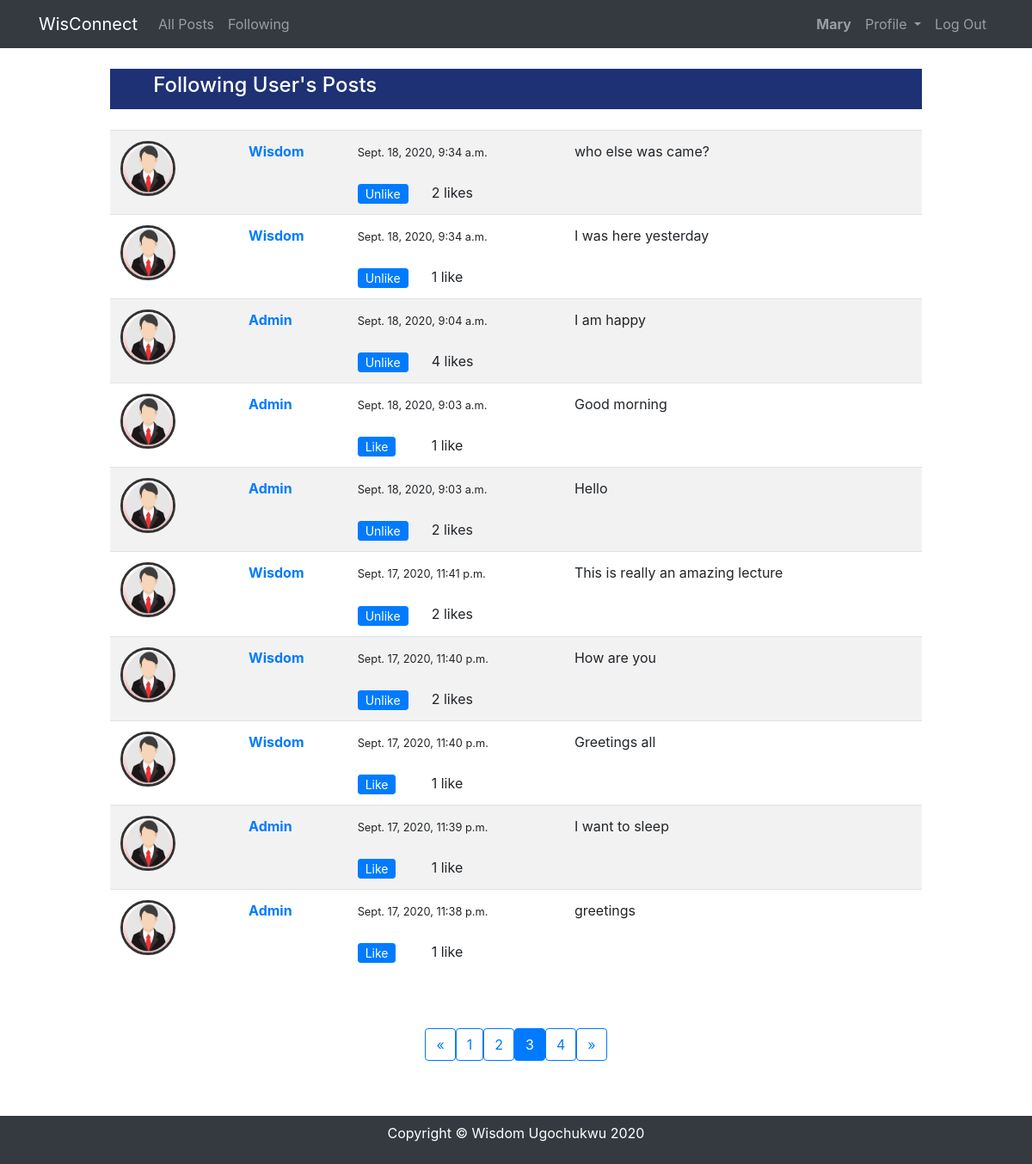
The app's page /users/following/?page=3 (signed in) with its own data.
### network/models.py (models this page shows, shortened)
class Post(models.Model):
   poster = models.ForeignKey(User, on_delete=models.CASCADE)
   body = models.TextField(blank=True, null=True)
   post_date = models.DateTimeField(auto_now_add=True)
   liked = models.ManyToManyField(User, related_name='like_post', blank = True)
   class Meta:
      ordering = ['-post_date']
   def num_likes(self):
      return self.liked.all().count()

### network/views.py (the view)
# urls.py: path("users/following/", views.users_following, name="users-following"),
def users_following(request):
   current_user = request.user
   users_followed = UserProfile.objects.filter(following=current_user.id)
   n_users_followed = users_followed.count()
   followed_users = users_followed.values_list('user_id', flat=True).order_by('id')
   posts = Post.objects.filter(poster__in=followed_users)
   page = request.GET.get('page', 1)
   paginator = Paginator(posts, 10)
   try:
      posts = paginator.page(page)
   except PageNotAnInteger:
      posts = paginator.page(1)
   except EmptyPage:
      posts = paginator.page(paginator.num_pages)
   context = {"posts":posts}
   return render(request, "network/following.html", context)

### network/templates/network/following.html (shortened to what this page needs)
{% extends "network/layout.html" %}
{% load static %}
{% block body %}
<div style="width: 85%; margin: auto;">
   <div class="main_title">
      <h4>Following User's Posts</h4>
   </div>
   <br>
   <table id="postTable" class="table table-striped">
      {% if posts %}
      {% for post in posts %}
      <tr id="post-{{post.id}}">
         <td>
            {% if post.poster.userprofile.profile_pic %}
            <img src="{{ post.poster.userprofile.profile_pic.url }}" class="rounded-circle align-self-start mr-3 b-1"
               alt="" width="64" height="64" style="border:3px solid #333;"><br>
            {% else %}
            {% if post.poster.userprofile.gender == 'Female' %}
            <img src="{% static 'network/profile/female.png' %}" class="rounded-circle align-self-start mr-3 b-1"
               alt="Pic" width="64" height="64" style="border:3px solid #333;"><br>
            {% else %}
            <img src="{% static 'network/profile/male.png' %}" class="rounded-circle align-self-start mr-3 b-1"
               alt="Pic" width="64" height="64" style="border:3px solid #333;"><br>
            {% endif %}
            {% endif %}
         </td>
         <td class="userName " name="poster">
            <strong><a href="{% url 'show_profile' post.poster.id %}" class="m-0">{{post.poster.username}}</a> </strong>
            <br>
         </td>
         <td>
            <small> {{ post.post_date }} </small><br><br>
            <div class="row">
               {% if user.is_authenticated %}
               <div class="col-4">
                  <form action="{% url 'like-post-view' %}" method="POST" class='like-form' id='{{post.id}}'>
                     <button type="submit" class="ui btn btn-primary btn-sm pt-0 pb-0 like-btn{{post.id}}">
                        {% if user not in post.liked.all %}
                        Like
                        {% else %}
                        Unlike
                        {% endif %}
                     </button>
                  </form>
               </div>
               {% endif %}
               <div class="col-8">
                  <div class="row">
                     <div class="col">
                        <span class="like-count{{post.id}}"> {{post.num_likes}} </span>
                        like{{post.num_likes|pluralize}}
                     </div>
                  </div>
               </div>
            </div>
         </td>
         <td class="userBody userData" name="body" colspan="3">
            {{ post.body }}
         </td>
         <td>
         </td>
      </tr>
      {% endfor %}
      {% else %}
      No Posts Yet
      {% endif %}
   </table>
   <br><br>
   <div style="display: flex; justify-content: center;" >
      {% if posts.has_other_pages %}
      <ul class="pagination">
      {% if posts.has_previous %}
         <li><a class="btn btn-outline-primary" href="?page={{ users.previous_page_number }}">&laquo;</a></li>
      {% else %}
         <li class="disabled"><span class="btn btn-secondary disabled">&laquo;</span></li>
      {% endif %}
      {% for i in posts.paginator.page_range %}
         {% if posts.number == i %}
            <li class="active"><span class="btn btn-primary">{{ i }} <span class="sr-only">(current)</span></span></li>
         {% else %}
            <li><a class="btn btn-outline-primary" href="?page={{ i }}">{{ i }}</a></li>
         {% endif %}
      {% endfor %}
      {% if posts.has_next %}
         <li><a class="btn btn-outline-primary" href="?page={{ users.next_page_number }}">&raquo;</a></li>
      {% else %}
         <li class="disabled"><span class="btn btn-secondary disabled">&raquo;</span></li>
      {% endif %}
      </ul>
   {% endif %}
</div>
<br><br>
</div>
{% endblock %}

### network/templates/network/layout.html (shortened to what this page needs)
{% load static %}
<!DOCTYPE html>
<html lang="en">
    <head>
        <link rel="stylesheet" href="https://stackpath.bootstrapcdn.com/bootstrap/4.4.1/css/bootstrap.min.css">
        <link href="{% static 'network/styles.css' %}" rel="stylesheet">
      </head>
    <body>
        <nav class="navbar navbar-expand-lg navbar-dark bg-dark">
          <div class="container">
            <a class="navbar-brand" href="{% url 'index' %}">WisConnect</a>
            <div class="collapse navbar-collapse" id="navbarSupportedContent">
              <ul class="navbar-nav mr-auto">
                  <li class="nav-item">
                    <a class="nav-link" href="{% url 'index' %}">All Posts</a>
                  </li>
                {% if user.is_authenticated %}
                    <li class="nav-item border_line">
                      <a class="nav-link" href="{% url 'users-following' %}">Following</a>
                    </li>
                {% endif %}
              </ul>
              <ul class="navbar-nav">
                {% if user.is_authenticated %}
                  <li class="nav-item border_line">
                   <a class="nav-link" href="#"><strong>{{ user.username }}</strong></a>
                  </li>
                  {% if user.userprofile %}
                  <li class="nav-item dropdown">
                     <a class="nav-link dropdown-toggle" href="#" id="navbarDropdown" role="button" data-toggle="dropdown" aria-haspopup="true" aria-expanded="false">
                        Profile
                     </a>
                  </li>
                  {% endif %}
                  <li class="nav-item">
                      <a class="nav-link" href="{% url 'logout' %}">Log Out</a>
                  </li>
               {% endif %}
              </ul>
            </div>
          </div>
        </nav>
        <br>
        <div class="container">
            {% block body %}
            {% endblock %}
        </div>
        <footer class="navbar bg-dark" style="color: #fff; display: flex; justify-content: center;">
            <p>Copyright &copy; Wisdom Ugochukwu 2020</p>
        </footer>
    </body>
</html>

### network/static/network/styles.css (style rules this page uses)
.main_title { background-color: #1e3175; color: #fff; padding: 5px 50px; }

### records on screen
Post: poster.username "Wisdom", post_date "Sept. 18, 2020, 9:34 a.m.", shows "Unlike", num_likes "2", body "who else was came?"
Post: poster.username "Wisdom", post_date "Sept. 18, 2020, 9:34 a.m.", shows "Unlike", num_likes "1", body "I was here yesterday"
Post: poster.username "Admin", post_date "Sept. 18, 2020, 9:04 a.m.", shows "Unlike", num_likes "4", body "I am happy"
Post: poster.username "Admin", post_date "Sept. 18, 2020, 9:03 a.m.", shows "Like", num_likes "1", body "Good morning"
Post: poster.username "Admin", post_date "Sept. 18, 2020, 9:03 a.m.", shows "Unlike", num_likes "2", body "Hello"
Post: poster.username "Wisdom", post_date "Sept. 17, 2020, 11:41 p.m.", shows "Unlike", num_likes "2", body "This is really an amazing lecture"
Post: poster.username "Wisdom", post_date "Sept. 17, 2020, 11:40 p.m.", shows "Unlike", num_likes "2", body "How are you"
Post: poster.username "Wisdom", post_date "Sept. 17, 2020, 11:40 p.m.", shows "Like", num_likes "1", body "Greetings all"
Post: poster.username "Admin", post_date "Sept. 17, 2020, 11:39 p.m.", shows "Like", num_likes "1", body "I want to sleep"
Post: poster.username "Admin", post_date "Sept. 17, 2020, 11:38 p.m.", shows "Like", num_likes "1", body "greetings"

### other values on screen
{{ user.username }} "Mary"
{{ i }} "1" "2" "4"
{{ i }} "3"
